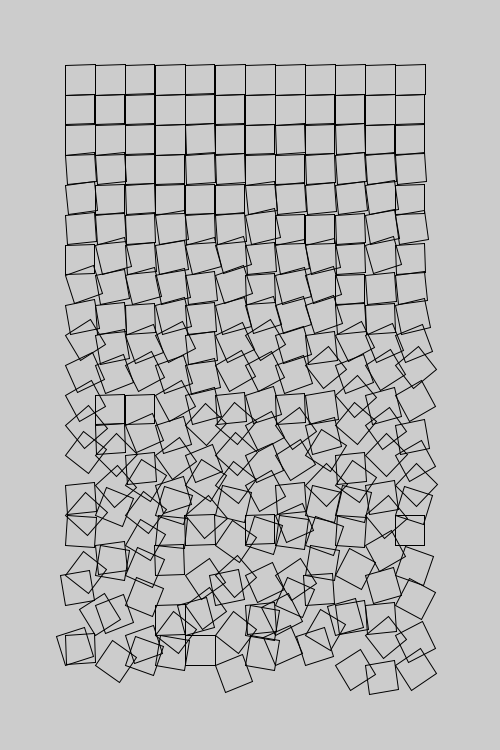
Frame 1 (no input)
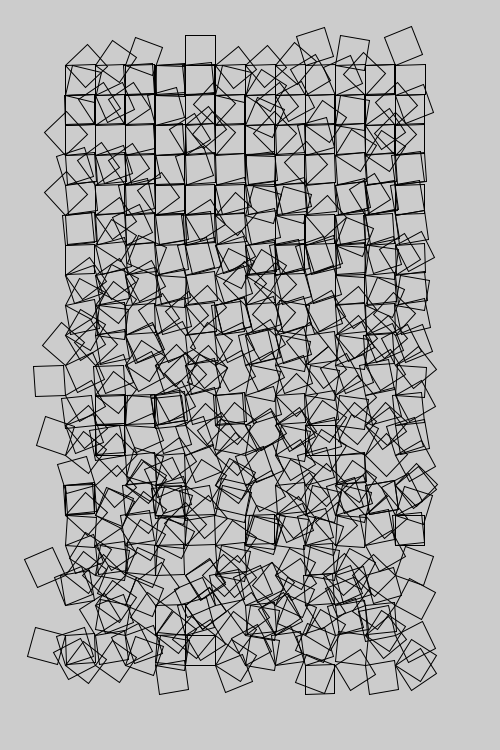
Frame 2 (the mouse pressed at the canvas centre, redrawn once)

The Processing sketch that drew these frames (run headless with seeded random() and noise(); the mouse was pressed at the canvas centre and the sketch redrawn once):

// Processing sketch: processing_108457
// ── processing_108457.pde

void setup(){
  size(500,750);
  stroke(0);
  noFill();
  noLoop();
}

float a=0;  //random bounds
float rand; //degrees to rotate randomly

void draw(){
  for(int i=1;i<22;i++){    //rows
    a += i*.6;              //randomness increases as rows increase
    for(int j=1;j<13;j++){  //columns
      pushMatrix();
      rand = random(-a);
      translate(35+(j*30),35+(i*30));
      rotate(radians(rand));
      rect(0,0,30,30);
      popMatrix();
    }
  }
}
